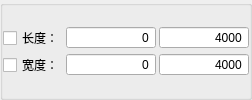
                  <widget class="QGroupBox" name="groupBox_other">
                   <property name="minimumSize">
                    <size>
                     <width>0</width>
                     <height>0</height>
                    </size>
                   </property>
                   <property name="title">
                    <string/>
                   </property>
                   <layout class="QVBoxLayout" name="verticalLayout_14">
                    <property name="leftMargin">
                     <number>0</number>
                    </property>
                    <property name="topMargin">
                     <number>0</number>
                    </property>
                    <property name="rightMargin">
                     <number>0</number>
                    </property>
                    <property name="bottomMargin">
                     <number>0</number>
                    </property>
                    <item>
                     <layout class="QVBoxLayout" name="verticalLayout_13">
                      <property name="spacing">
                       <number>3</number>
                      </property>
                      <item>
                       <layout class="QHBoxLayout" name="horizontalLayout_19">
                        <property name="topMargin">
                         <number>0</number>
                        </property>
                        <property name="bottomMargin">
                         <number>0</number>
                        </property>
                        <item>
                         <widget class="QCheckBox" name="checkBox_legth">
                          <property name="minimumSize">
                           <size>
                            <width>50</width>
                            <height>0</height>
                           </size>
                          </property>
                          <property name="maximumSize">
                           <size>
                            <width>60</width>
                            <height>16777215</height>
                           </size>
                          </property>
                          <property name="text">
                           <string>长度：</string>
                          </property>
                         </widget>
                        </item>
                        <item>
                         <widget class="QSpinBox" name="spinBox_min_legth">
                          <property name="minimumSize">
                           <size>
                            <width>90</width>
                            <height>0</height>
                           </size>
                          </property>
                          <property name="alignment">
                           <set>Qt::AlignRight|Qt::AlignTrailing|Qt::AlignVCenter</set>
                          </property>
                          <property name="buttonSymbols">
                           <enum>QAbstractSpinBox::NoButtons</enum>
                          </property>
                          <property name="maximum">
                           <number>4000</number>
                          </property>
                         </widget>
                        </item>
                        <item>
                         <widget class="QSpinBox" name="spinBox_max_legth">
                          <property name="minimumSize">
                           <size>
                            <width>90</width>
                            <height>0</height>
                           </size>
                          </property>
                          <property name="alignment">
                           <set>Qt::AlignRight|Qt::AlignTrailing|Qt::AlignVCenter</set>
                          </property>
                          <property name="buttonSymbols">
                           <enum>QAbstractSpinBox::NoButtons</enum>
                          </property>
                          <property name="maximum">
                           <number>4000</number>
                          </property>
                          <property name="value">
                           <number>4000</number>
                          </property>
                         </widget>
                        </item>
                       </layout>
                      </item>
                      <item>
                       <layout class="QHBoxLayout" name="horizontalLayout_20">
                        <property name="topMargin">
                         <number>0</number>
                        </property>
                        <property name="bottomMargin">
                         <number>0</number>
                        </property>
                        <item>
                         <widget class="QCheckBox" name="checkBox_width">
                          <property name="minimumSize">
                           <size>
                            <width>50</width>
                            <height>0</height>
                           </size>
                          </property>
                          <property name="maximumSize">
                           <size>
                            <width>60</width>
                            <height>16777215</height>
                           </size>
                          </property>
                          <property name="text">
                           <string>宽度：</string>
                          </property>
                         </widget>
                        </item>
                        <item>
                         <widget class="QSpinBox" name="spinBox_min_width">
                          <property name="minimumSize">
                           <size>
                            <width>90</width>
                            <height>0</height>
                           </size>
                          </property>
                          <property name="alignment">
                           <set>Qt::AlignRight|Qt::AlignTrailing|Qt::AlignVCenter</set>
                          </property>
                          <property name="buttonSymbols">
                           <enum>QAbstractSpinBox::NoButtons</enum>
                          </property>
                          <property name="maximum">
                           <number>4000</number>
                          </property>
                         </widget>
                        </item>
                        <item>
                         <widget class="QSpinBox" name="spinBox_max_width">
                          <property name="minimumSize">
                           <size>
                            <width>90</width>
                            <height>0</height>
                           </size>
                          </property>
                          <property name="alignment">
                           <set>Qt::AlignRight|Qt::AlignTrailing|Qt::AlignVCenter</set>
                          </property>
                          <property name="buttonSymbols">
                           <enum>QAbstractSpinBox::NoButtons</enum>
                          </property>
                          <property name="maximum">
                           <number>4000</number>
                          </property>
                          <property name="value">
                           <number>4000</number>
                          </property>
                         </widget>
                        </item>
                       </layout>
                      </item>
                     </layout>
                    </item>
                   </layout>
                  </widget>
